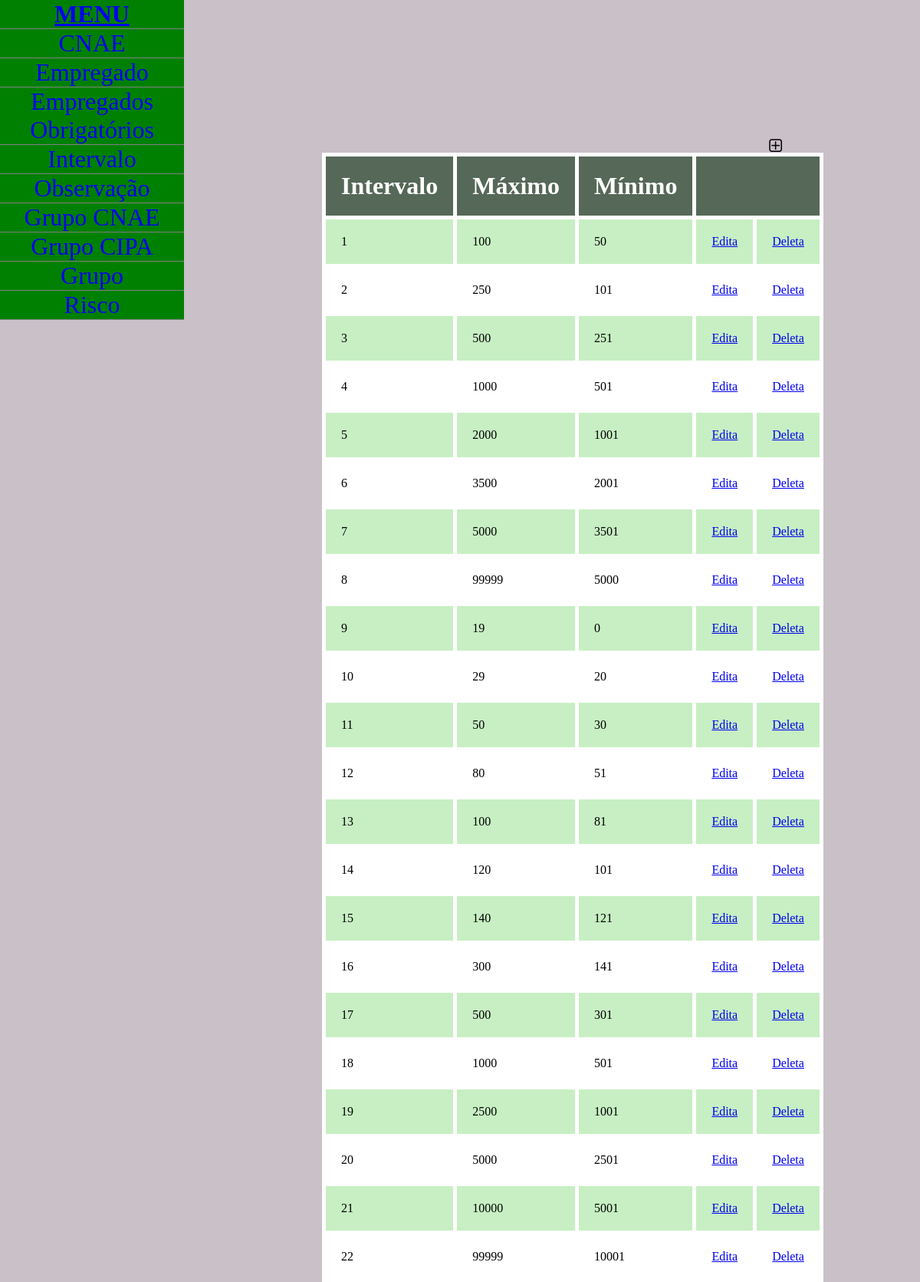
Screenshot of /html/lista_intervalo_tst.php with the database file from the repository.
### tables this page shows
CREATE TABLE intervalo(
	
	id_intervalo INT(4)NOT NULL AUTO_INCREMENT,
	minimo INT(5)NOT NULL,
	maximo INT(5)NOT NULL,
	
	CONSTRAINT PrKintervalo PRIMARY KEY (id_intervalo)
);

### processa/bd.class.php (called while the page is built, shortened)
<?php
	class bd{
	var $conexao;
		function add_banco($usuario, $senha, $endereco = "localhost", $nome_bd){
			$this->usuario = "$usuario";
			$this->senha = "$senha";
			$this->endereco = "$endereco";
			$this->nome_bd = "$nome_bd";
			$this->conexao = mysqli_connect($this->endereco, $this->usuario, $this->senha, $this->nome_bd) or die ("Erro ao conectar");
			}
		function get_all($tabela, $id = NULL){
			if(is_null($id)){
				$consulta = "SELECT * FROM $tabela";
				$resultado = mysqli_query($this->conexao, $consulta);
			}else{
				$bd = new bd;
				$consulta = "SELECT * FROM $tabela WHERE $id";
				$resultado = mysqli_query($this->conexao, $consulta);
			}
			return $resultado;
		}
	}
	$bd = new bd();

### html/lista_intervalo_tst.php (the view, shortened to what this page needs)
<?php require_once '../processa/bd.class.php' ?>
<html>
	<head>
		<link rel="stylesheet" href="font-awesome-4.6.2/css/font-awesome.min.css">
		<link rel="stylesheet" href="style.css">
	</head>
	<body class="fundo_home">
		<?php include "menu.php"; ?>
		<p class="centraliza">
		<table>
			<thead class="topo_lista_min">
				<tr>
					<th>Intervalo</th> <th>Máximo</th> <th>Mínimo</th> <th colspan="2"></th>
							<a href="novo_tst.php" style='text-decoration: none text-align:center ' title='Adicionar um novo CNAE'>
							<i class='fa fa-1g fa-plus-square-o fa-lg' style='color: black; float:right'></i>
							</a>
					</tr>
			</thead>
		  <?php
			$resultado = $bd->get_all('intervalo');
			$cor = "#FFF";
			while($linha = mysqli_fetch_array($resultado)){
			$cor == "#c7efc3" ? $cor = "#FFF" : $cor = "#c7efc3";
					echo "<tr tr style='background-color: $cor;'>
							<td style='width: 60%;'>".
								$linha['id_intervalo']
							."</td>
							<td>".
								$linha['maximo']
							."</td>
							<td>".
								$linha['minimo']
							."</td>
							<td class='td'>
								<a href='edita_tst.php?COD=".$linha['id_intervalo']."'>Edita</a>
							</td>
							<td>
								<a href='deleta_tst.php?menu=intervalo&COD=".$linha['id_intervalo']."' onclick='confirma()'>Deleta</a>
							</td>
						</tr>";
				}
			?>
		</table>
	</body>
</html>

### html/style.css (style rules this page uses)
body { margin: 0px; }
.centraliza { position: absolute; text-align: center; left: 35%; top: 10%; width: 50%; }
.td { border: 5px solid white; border-collapse: collapse; text-align:center; }
table, td { border: 1px solid white; border-collapse: collapse; width: 100%; }
th, td { padding: 20px; height: 50px; border: 5px solid white; }
.fundo_home { background-color: #c9c0c8; }
.topo_lista_min { background-color:#566857; padding: 5%; color: #ffffff; font-size: 200%; text-align: center; }

### rows the page displays
intervalo: id_intervalo "1", maximo "100", minimo "50"
intervalo: id_intervalo "2", maximo "250", minimo "101"
intervalo: id_intervalo "3", maximo "500", minimo "251"
intervalo: id_intervalo "4", maximo "1000", minimo "501"
intervalo: id_intervalo "5", maximo "2000", minimo "1001"
intervalo: id_intervalo "6", maximo "3500", minimo "2001"
intervalo: id_intervalo "7", maximo "5000", minimo "3501"
intervalo: id_intervalo "8", maximo "99999", minimo "5000"
intervalo: id_intervalo "9", maximo "19", minimo "0"
intervalo: id_intervalo "10", maximo "29", minimo "20"
intervalo: id_intervalo "11", maximo "50", minimo "30"
intervalo: id_intervalo "12", maximo "80", minimo "51"
intervalo: id_intervalo "13", maximo "100", minimo "81"
intervalo: id_intervalo "14", maximo "120", minimo "101"
intervalo: id_intervalo "15", maximo "140", minimo "121"
intervalo: id_intervalo "16", maximo "300", minimo "141"
intervalo: id_intervalo "17", maximo "500", minimo "301"
intervalo: id_intervalo "18", maximo "1000", minimo "501"
intervalo: id_intervalo "19", maximo "2500", minimo "1001"
intervalo: id_intervalo "20", maximo "5000", minimo "2501"
intervalo: id_intervalo "21", maximo "10000", minimo "5001"
intervalo: id_intervalo "22", maximo "99999", minimo "10001"
